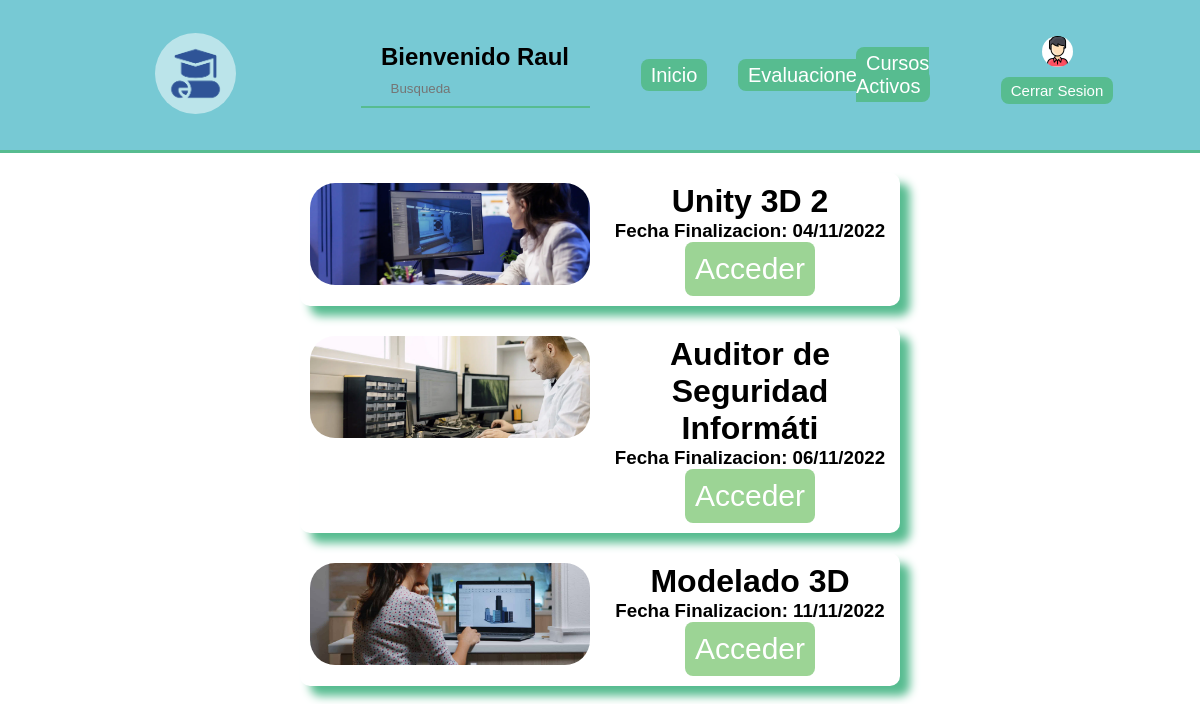
The app's page /Principal/cursos_activos_profesor.php (signed in) with its own data.
### tables this page shows
CREATE TABLE `cursos` (
  `codigo` int(11) NOT NULL,
  `nombre` varchar(30) NOT NULL,
  `descripcion` text NOT NULL,
  `horas` int(11) NOT NULL,
  `fecha inicio` date NOT NULL,
  `fecha final` date NOT NULL,
  `foto` varchar(30) NOT NULL,
  `profesor` varchar(9) NOT NULL,
  `activo` tinyint(1) NOT NULL DEFAULT 1
);

### Principal/funciones_sql.php (called while the page is built, shortened)
<?php
    function profesor_cursos($con,$dni){
        $sql = "SELECT * FROM `cursos` WHERE `activo` = 1  and `profesor` = '$dni' and `fecha inicio` <= curdate() and `fecha final` > curdate() ORDER BY `fecha inicio`";
        if($resultado = $con->query($sql)){
            while($row = $resultado->fetch_assoc()){
                unset($row['profesor']);
                unset($row['activo']);
                $lista[] = $row;
            }
        }
        if(isset($lista)){
            return $lista;
        }else if(isset($row)){
            return $row;
        }else{
            return false;
        }
    }
    function cambiaf_a_espanol($fecha){
        preg_match( '/([0-9]{2,4})-([0-9]{1,2})-([0-9]{1,2})/', $fecha, $mifecha);
        $lafecha=$mifecha[3]."/".$mifecha[2]."/".$mifecha[1];
        return $lafecha;
    }
?>

### Principal/cursos_activos_profesor.php (the view, shortened to what this page needs)
<!DOCTYPE html>
<html>
<head>
    <link href="estilos_profesores.css" rel="stylesheet" type="text/css">
</head>
<body>
    <?php
    if(isset($_SESSION['array_profesor'])){
        include('funciones_sql.php');
        include('funciones_header.php');
        $con = conectar();
        $profesor_cursos = profesor_cursos($con,$_SESSION['array_profesor']['dni']);
        echo "<div class='todos'>";
        if($profesor_cursos != false){
        foreach($profesor_cursos as $clave => $valor){
            echo "<div class='curso'>";
                echo "<div class='fotos_curso'>";
                    echo "<a><img class='foto_curso' src='".$valor['foto']."' /></a>";
                echo "</div>";
                echo "<div class='contenido'>";
                    echo "<h1>".$valor['nombre']."</h1>";
                    echo "<h3>Fecha Finalizacion: ".cambiaf_a_espanol($valor['fecha final'])."</h3>";
                    echo "<a class='boton_curso' href='profesor_curso.php?curso=".$valor['codigo']."'>Acceder</a>";
                echo "</div>";
            echo "</div>";
        }
    }else{
        echo "No hay cursos";
    }
        echo "</div>";
    }else{
        echo "Debes Validarte...";
        echo "<meta http-equiv=REFRESH content=1,URL=alumnos_login.php>";
    } ?>
</body>
</html>

### Principal/estilos_profesores.css (style rules this page uses)
* { font-family: Arial, Helvetica, sans-serif; margin: 0px; padding: 0px; }
div.todos { margin: 20px auto; width: 50%; display: flex; flex-direction: column; }
div.curso { margin-bottom: 20px; display: flex; flex-direction: row; text-align: center; border-radius: 10px; box-shadow: 10px 10px 10px #57BC90; }
div.curso > div { width: 50%; padding: 10px; }
a > img.foto_curso { width: 100%; border-radius: 25px; }
a.boton_curso { color: white; text-decoration: none; background: #63bc57a1; padding: 10px 10px; border-radius: .5rem; font-size: 30px; display: block; width: min-content; margin: 0 auto; }

### records on screen
cursos: foto (picture), nombre "Unity 3D 2", fecha final "04/11/2022"
cursos: foto (picture), nombre "Auditor de Seguridad Informáti", fecha final "06/11/2022"
cursos: foto (picture), nombre "Modelado 3D", fecha final "11/11/2022"

### other values on screen
$nombre "Raul"
